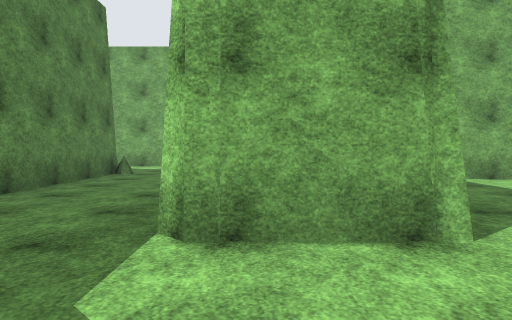
[1] (above)

24 first-person views from a walk through a scene from a Unity 3-D project. The camera is 1.3 m above the floor, tilts 2° down and sees 70° across. The floor is counted in squares, 2 m on a side. Each view is taken from the middle of a square. On the plan, view 1 faces up. The plan holds only what a view shows up to about 11 squares ahead; the rest is blank. The place goes on beyond the plan. Surface patterns are stand-ins for the level's own textures.

[2]
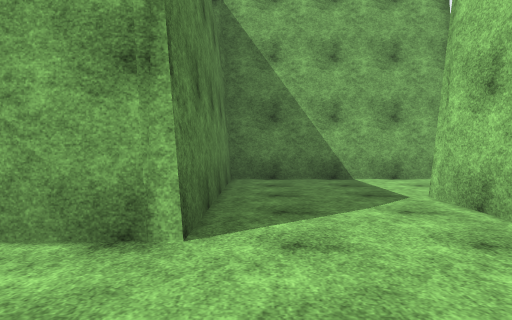

[3]
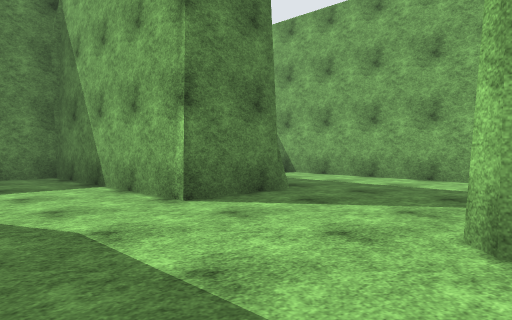

[4]
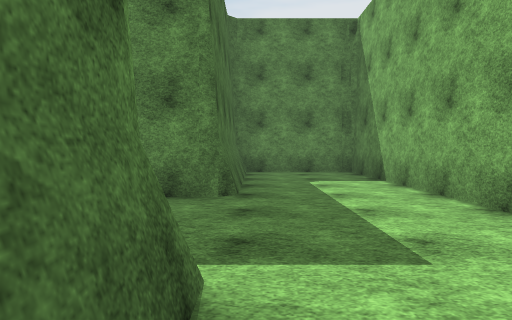

[5]
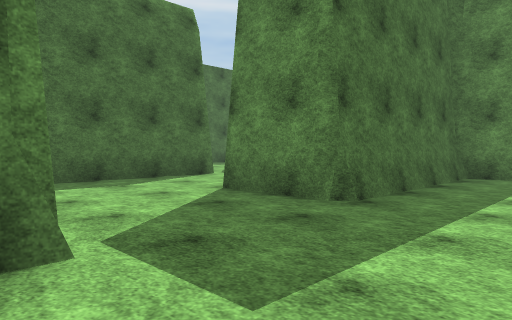

[6]
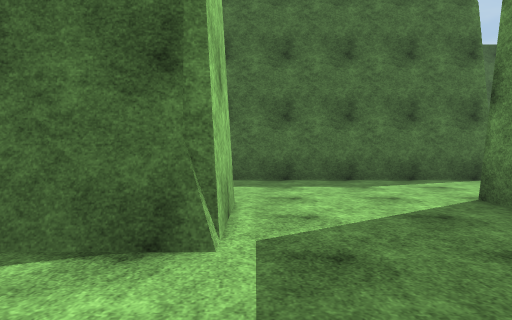

[7]
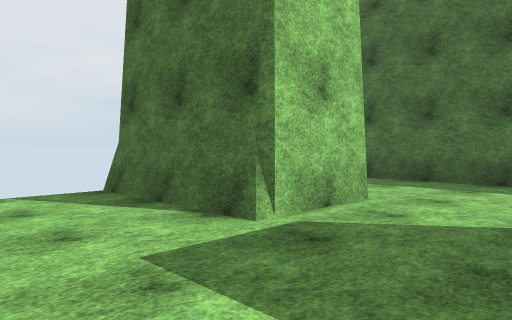

[8]
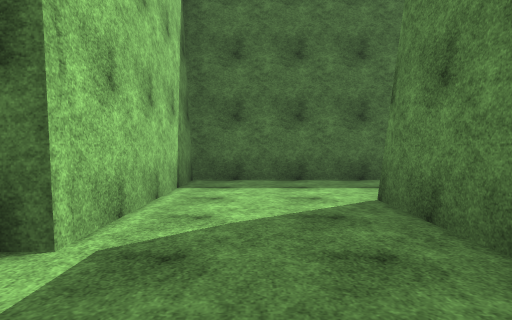

[9]
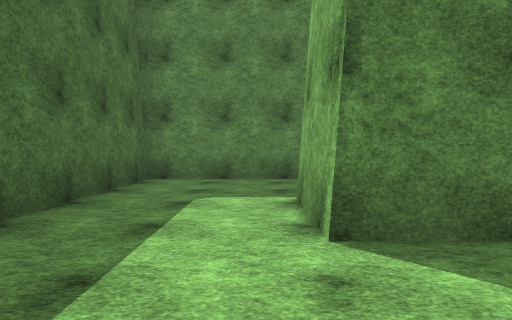

[10]
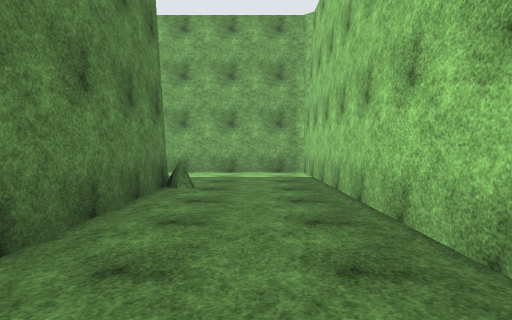

[11]
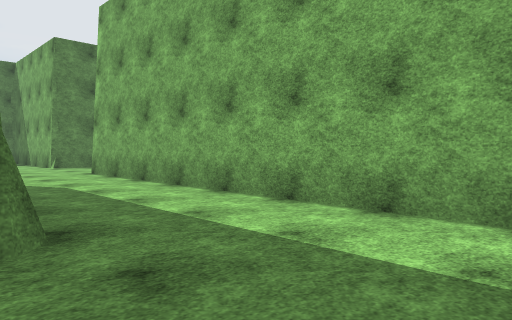

[12]
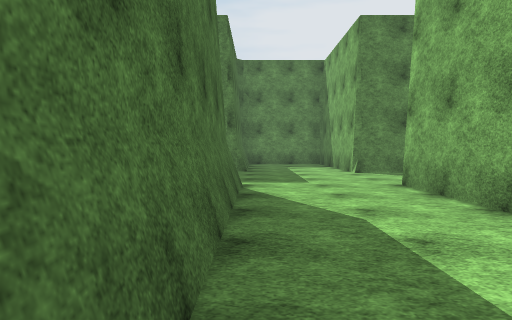

[13]
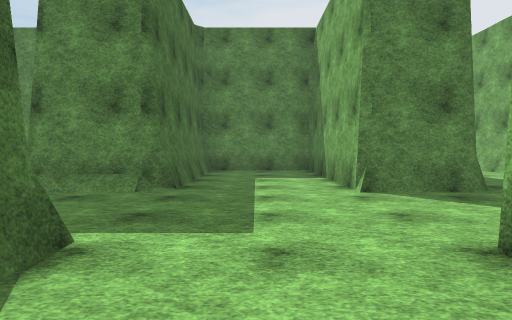

[14]
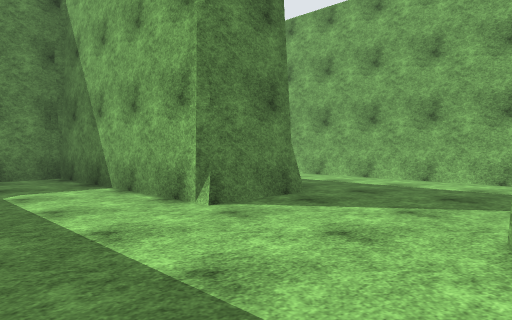

[15]
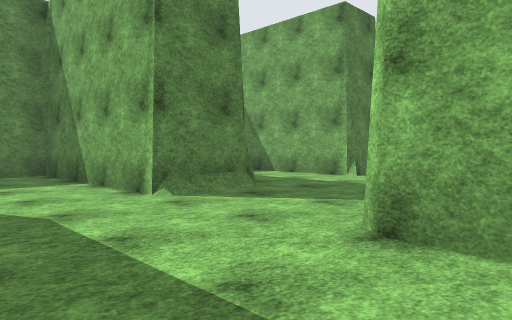

[16]
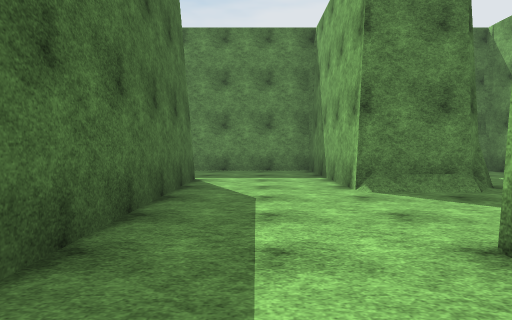

[17]
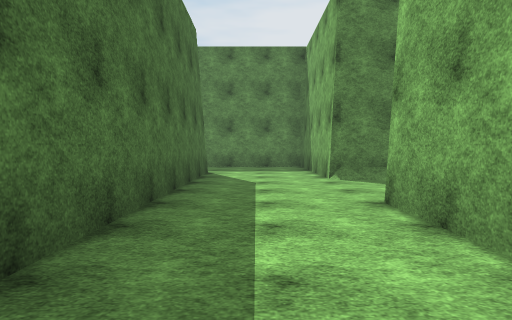

[18]
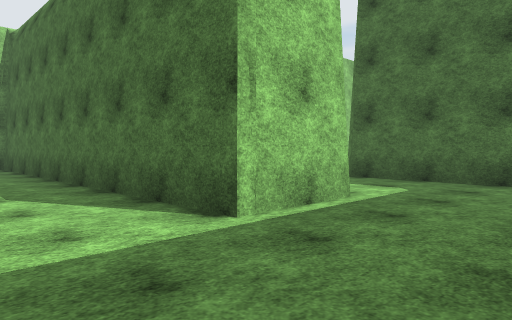

[19]
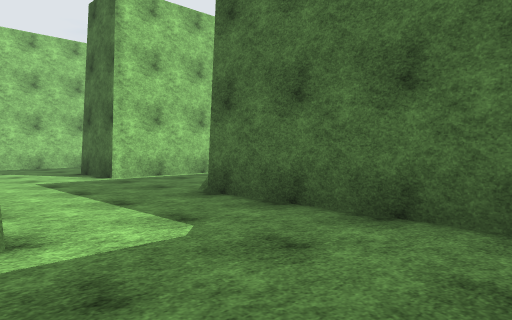

[20]
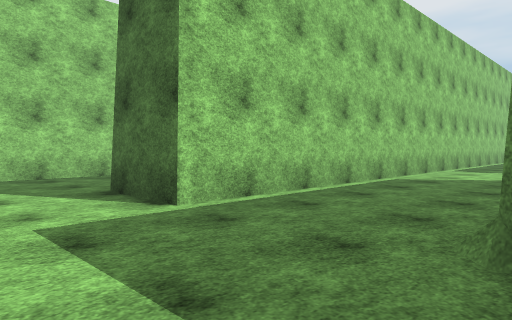

[21]
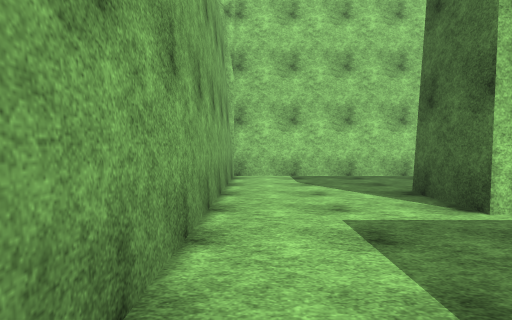

[22]
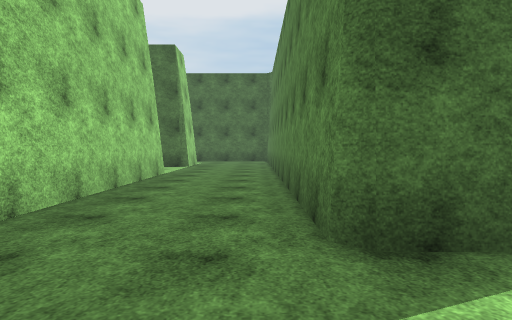

[23]
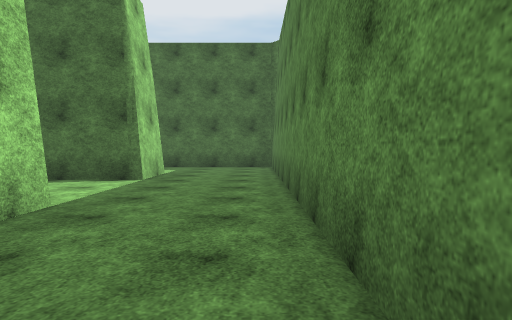

[24]
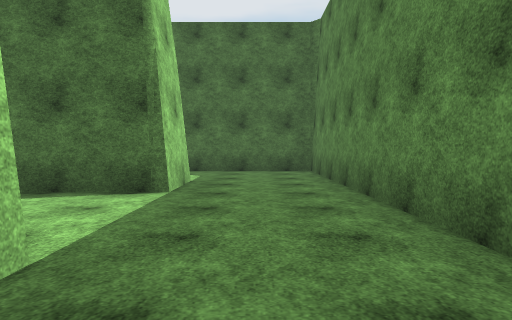

### Floor plan
Points are (right, up) in squares from view 1. A wall is a line through its corners. A room is listed if a view was taken in it or the views show most of it. See-through windows are left out.
Room 1 (views 1, 2, 3, 4, 5, 6, 7, 8, 9, 10)
walls: (6, 9.6) (6.3, 9.2); (-0.7, 4.8) (-0.7, 7.5); (9.3, 7.6) (9.3, 9.6) (11.5, 9.6); (8.1, 12.5) (1.4, 12.5) (1.4, 9.6) (6.2, 9.6) (6.2, 7.5) (1.4, 7.5) (1.4, 2.5) (-0.5, 2.5) (-0.8, 2.8); (-3.5, 8.6) (-3.5, 4.9); (-3.5, 3) (-3.5, -0.3) (4.3, -0.3) (4.3, 4.7) (11, 4.7)
ways out: opening at (-1.5, 7.5) to room 2
Room 2 (views 11, 12, 13, 14, 15, 16, 17, 18, 19, 20, 21, 22, 23, 24)
walls: (-5.7, -7) (-5.7, 2.5) (-13.4, 2.5); (-8.1, 7.5) (-10.2, 7.5) (-10.5, 7.8); (-0.7, 7.5) (-0.7, 12.5) (-10.2, 12.5); (-15.5, 2.6) (-15.5, 4.7) (-5.8, 4.7); (-3.5, 9.6) (-3.5, 8.6); (-10.5, 9.6) (-4.5, 9.6); (-10.5, -10.1) (-10.5, -0.3) (-8.8, -0.3) (-8.5, -0.5) (-8.5, -15) (-5, -15); (-17.5, -0.3) (-13.8, -0.3) (-13.5, -0.6); (-5.7, -12) (-5.7, -10.3) (-3.4, -10.3); (-13.2, 12.5) (-18.3, 12.5) (-18.3, 9.6) (-13.5, 9.6) (-13.5, 7.5) (-18.3, 7.5) (-18.3, 4.1); (-13.8, 14.5) (-13.5, 14.3) (-13.5, 12.5); (-11.2, 17.5) (-18.9, 17.5)
ways out: opening at (-1.5, 7.5) to room 1; opening at (-4.5, -13.5)

Positions as (right, up) in squares from view 1, and headings:
1: (0, 0), facing up
2: (2, 0), facing up
3: (10, 5), facing up-left
4: (11, 10), facing left
5: (10, 12), facing down-left
6: (9, 12), facing down
7: (7, 12), facing down-right
8: (3, 7), facing down
9: (4, 2), facing left
10: (-2, 3), facing up
11: (-1, 9), facing up-left
12: (-4, 10), facing left
13: (-8, 11), facing left
14: (-10, 10), facing up-left
15: (-9, 5), facing up-left
16: (-8, 6), facing left
17: (-6, 6), facing left
18: (-18, 7), facing down-right
19: (-18, 3), facing down-right
20: (-14, 2), facing down-right
21: (-14, 2), facing right
22: (-8, 2), facing down
23: (-8, -3), facing down
24: (-7, -5), facing down
